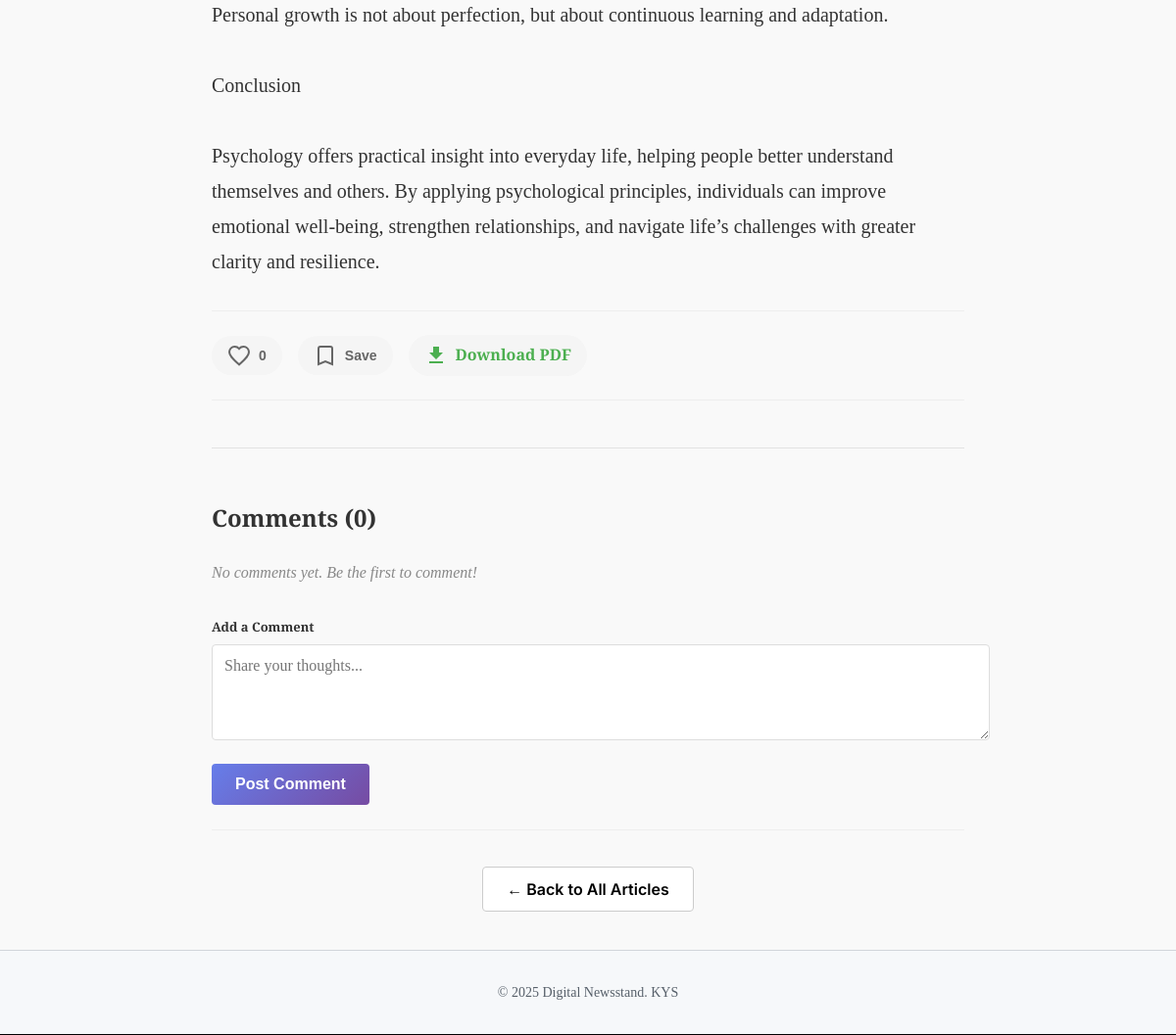
The app's page /index.php?page=article&id=10 (signed in, lower part), older data.
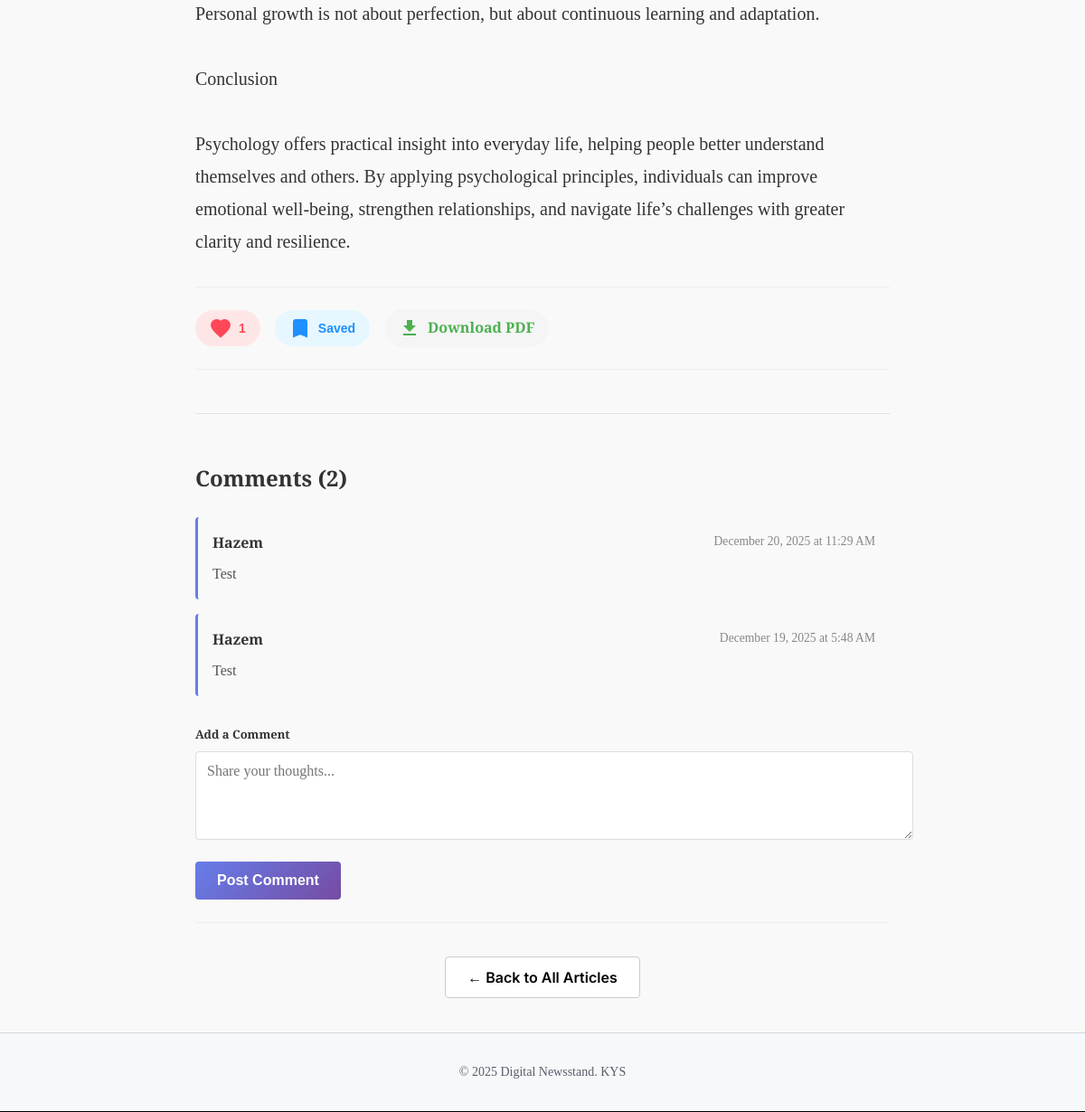
The same page, newer data.
### tables this page shows
CREATE TABLE `comments` (
  `id` int NOT NULL AUTO_INCREMENT,
  `user_id` int NOT NULL,
  `article_id` int NOT NULL,
  `content` text NOT NULL,
  `status` enum('pending','approved','flagged') DEFAULT 'pending',
  `created_at` timestamp NULL DEFAULT CURRENT_TIMESTAMP,
  PRIMARY KEY (`id`),
  KEY `user_id` (`user_id`),
  KEY `article_id` (`article_id`),
  CONSTRAINT `comments_ibfk_1` FOREIGN KEY (`user_id`) REFERENCES `users` (`id`) ON DELETE CASCADE,
  CONSTRAINT `comments_ibfk_2` FOREIGN KEY (`article_id`) REFERENCES `articles` (`id`) ON DELETE CASCADE
);

CREATE TABLE `users` (
  `id` int NOT NULL AUTO_INCREMENT,
  `username` varchar(50) NOT NULL,
  `email` varchar(100) NOT NULL,
  `password` varchar(255) NOT NULL,
  `created_at` timestamp NULL DEFAULT CURRENT_TIMESTAMP,
  `is_admin` tinyint(1) DEFAULT '0',
  `status` enum('active','suspended') DEFAULT 'active',
  PRIMARY KEY (`id`),
  UNIQUE KEY `username` (`username`),
  UNIQUE KEY `email` (`email`)
);

### src/Controllers/Article_C.php (called while the page is built, shortened)
<?php
require_once __DIR__ . '/../Models/Article.php';
require_once __DIR__ . '/../Models/User.php';
class ArticleController {
    private Article $articleModel;
    private User $userModel;
    public function __construct() {
        $this->articleModel = new Article();
        $this->userModel    = new User();
    }
    public function index() {
        $id = (int) $_GET['id'];
        $article = $this->articleModel->getById($id);
        $canAccess = true;
        $accessMessage = '';
        $sub = null;
        $subscription = null;
        if (($article['visibility'] ?? 'public') === 'subscribed') {
            if (!isset($_SESSION['user_id'])) {
                $canAccess = false;
                $accessMessage = "This article is for subscribers only. Please log in or subscribe.";
            } else {
                $sub = $this->userModel->getSubscription($_SESSION['user_id']);
            }
        }
        if (!$canAccess) {
             $displayArticle = $article;
             $displayArticle['is_blocked'] = true;
             $displayArticle['content'] = '<div class="alert alert-warning" style="margin: 20px 0; padding: 15px; background: #fff3cd; border: 1px solid #ffeeba; border-radius: 4px; color: #856404;">' . $accessMessage . ' <a href="?page=plans" style="font-weight: bold;">View Plans</a></div>';
        } else {
             $displayArticle = $article;
             $displayArticle['is_blocked'] = false;
             $subscription = $sub ?: ($this->userModel->getSubscription($_SESSION['user_id'] ?? 0));
        }
        require_once __DIR__ . '/../Models/Comment.php';
        $commentModel = new Comment();
        $comments = $commentModel->getByArticleId($id);
        $isLiked = false;
        $isSaved = false;
        $likeCount = 0;
        if (isset($_SESSION['user_id'])) {
            require_once __DIR__ . '/../Models/ArticleInteraction.php';
            $interactionModel = new ArticleInteraction();
            $isLiked = $interactionModel->isLiked($_SESSION['user_id'], $id);
            $isSaved = $interactionModel->isSaved($_SESSION['user_id'], $id);
            $likeCount = $interactionModel->getLikeCount($id);
        } else {
            require_once __DIR__ . '/../Models/ArticleInteraction.php';
            $interactionModel = new ArticleInteraction();
            $likeCount = $interactionModel->getLikeCount($id);
        }
        $canDownloadPdf = false;
        if (isset($_SESSION['user_id']) && $subscription) {
            require_once __DIR__ . '/../Models/Subscription.php';
            $subModel = new Subscription();
            $userPlan = $subModel->getPlanById($subscription['plan_id']);
            if ($userPlan && (float)$userPlan['price'] >= 29.99) {
                $canDownloadPdf = true;
            }
        }
        if (isset($_SESSION['user_id'])) {
             $activeSub = $this->userModel->getSubscription($_SESSION['user_id']);
             if ($activeSub && (!isset($activeSub['expires_at']) || strtotime($activeSub['expires_at']) > time())) {
                 require_once __DIR__ . '/../Models/Subscription.php';
             }
        }
        include VIEWS_PATH . 'Single.php';
    }
}

### src/index.php (called while the page is built, shortened)
<?php
require __DIR__ . '/config/DataBase_Connection.php';
require __DIR__ . '/core/Router.php';
require __DIR__ . '/Controllers/Article_C.php';
$selectedLang = $_SESSION['lang'] ?? 'en';
$page = $_GET['page'] ?? "";
Router::route($page, $selectedLang);

### src/Config/DataBase_Connection.php (called while the page is built)
<?php
if (!class_exists('Database')) {
class Database {
    private static $instance = null;
    private $host;
    private $db_name;
    private $username;
    private $password;
    public $conn = null;
    private function __construct() {
        $this->host = getenv('DB_HOST') ?: 'db';
        $this->db_name = getenv('DB_NAME') ?: 'News';
        $this->username = getenv('DB_USER') ?: 'Rain';
        $this->password = getenv('DB_PASS') ?: 'Sunny';
    }
    public static function getInstance(): Database {
        if (self::$instance === null) {
            self::$instance = new self();
        }
        return self::$instance;
    }
    public function connect() {
        if ($this->conn !== null) {
            return $this->conn;
        }
        try {
            $this->conn = new PDO(
                "mysql:host={$this->host};dbname={$this->db_name};charset=utf8",
                $this->username,
                $this->password
            );
            $this->conn->setAttribute(PDO::ATTR_ERRMODE, PDO::ERRMODE_EXCEPTION);
        } catch(PDOException $e) {
            die("Database Connection Error: " . $e->getMessage());
        }
        return $this->conn;
    }
}
}

### src/Models/Article.php (called while the page is built, shortened)
<?php
require_once __DIR__ . "/../Config/DataBase_Connection.php";
class Article {
    private PDO $conn;
    public function __construct() {
        $this->conn = Database::getInstance()->connect();
    }
    public function getById(int $id): ?array {
        $stmt = $this->conn->prepare("SELECT * FROM articles WHERE id = ?");
        $stmt->execute([$id]);
        $result = $stmt->fetch(PDO::FETCH_ASSOC);
        return $result ?: null;
    }
}

### src/Models/ArticleInteraction.php (called while the page is built, shortened)
<?php
require_once __DIR__ . "/../Config/DataBase_Connection.php";
class ArticleInteraction {
    private $conn;
    public function __construct() {
        $this->conn = Database::getInstance()->connect();
    }
    public function isLiked($userId, $articleId) {
        $stmt = $this->conn->prepare("SELECT id FROM article_likes WHERE user_id = ? AND article_id = ?");
        $stmt->execute([$userId, $articleId]);
        return $stmt->fetch() !== false;
    }
    public function getLikeCount($articleId) {
        $stmt = $this->conn->prepare("SELECT COUNT(*) as count FROM article_likes WHERE article_id = ?");
        $stmt->execute([$articleId]);
        $result = $stmt->fetch(PDO::FETCH_ASSOC);
        return (int)$result['count'];
    }
    public function isSaved($userId, $articleId) {
        $stmt = $this->conn->prepare("SELECT id FROM saved_articles WHERE user_id = ? AND article_id = ?");
        $stmt->execute([$userId, $articleId]);
        return $stmt->fetch() !== false;
    }
}

### src/Models/User.php (called while the page is built, shortened)
<?php
require_once __DIR__ . "/../config/DataBase_Connection.php";
class User {
    private $conn;
    public function __construct() {
        $this->conn = Database::getInstance()->connect();
    }
    public function getSubscription($userId) {
        try {
            $stmt = $this->conn->prepare("SELECT * FROM subscriptions WHERE user_id = ? AND (expires_at IS NULL OR expires_at > NOW()) ORDER BY id DESC LIMIT 1");
            $stmt->execute([$userId]);
            return $stmt->fetch(PDO::FETCH_ASSOC);
        } catch (PDOException $e) {
            return null;
        }
    }
}

### src/Models/Subscription.php (called while the page is built, shortened)
<?php
require_once __DIR__ . "/../config/DataBase_Connection.php";
class Subscription {
    private $conn;
    public function __construct() {
        $this->conn = Database::getInstance()->connect();
    }
    public function getPlanById($id) {
        $stmt = $this->conn->prepare("SELECT * FROM plans WHERE id = ?");
        $stmt->execute([$id]);
        return $stmt->fetch(PDO::FETCH_ASSOC);
    }
}

### src/Models/Comment.php (called while the page is built, shortened)
<?php
require_once __DIR__ . "/../config/DataBase_Connection.php";
class Comment {
    private $conn;
    public function __construct() {
        $this->conn = Database::getInstance()->connect();
    }
    public function getByArticleId($articleId) {
        $stmt = $this->conn->prepare("
            SELECT c.*, u.username
            FROM comments c
            LEFT JOIN users u ON c.user_id = u.id
            WHERE c.article_id = ? AND c.status = 'approved'
            ORDER BY c.created_at DESC
        ");
        $stmt->execute([$articleId]);
        return $stmt->fetchAll(PDO::FETCH_ASSOC);
    }
}

### src/Views/Articles/Single.php (the view, shortened to what the changed rows need)
<?php include __DIR__ . '/../Layout/Header.php'; ?>
<main class="container" style="max-width: 800px; padding-top: 2rem;">
    <article class="single-article">
        <?php if (empty($displayArticle['is_blocked'])): ?>
            <div class="article-actions" style="margin-top: 2rem; padding: 1.5rem 0; border-top: 1px solid #eee; border-bottom: 1px solid #eee; display: flex; gap: 1rem; align-items: center;">
                <button
                    id="like-btn"
                    data-article-id="<?= (int)$article['id'] ?>"
                    data-liked="<?= $isLiked ? 'true' : 'false' ?>"
                    style="background: none; border: none; cursor: pointer; display: flex; align-items: center; gap: 0.5rem; padding: 0.5rem 1rem; border-radius: 50px; transition: all 0.3s ease; <?= $isLiked ? 'background: #ffe6e6;' : 'background: #f5f5f5;' ?>"
                    onmouseover="this.style.transform='scale(1.05)'"
                    onmouseout="this.style.transform='scale(1)'"
                >
                    <svg id="heart-icon" width="24" height="24" viewBox="0 0 24 24" style="transition: all 0.3s ease;">
                        <path
                            d="M12 21.35l-1.45-1.32C5.4 15.36 2 12.28 2 8.5 2 5.42 4.42 3 7.5 3c1.74 0 3.41.81 4.5 2.09C13.09 3.81 14.76 3 16.5 3 19.58 3 22 5.42 22 8.5c0 3.78-3.4 6.86-8.55 11.54L12 21.35z"
                            fill="<?= $isLiked ? '#ff4757' : 'none' ?>"
                            stroke="<?= $isLiked ? '#ff4757' : '#666' ?>"
                            stroke-width="2"
                        />
                    </svg>
                    <span id="like-count" style="font-weight: bold; color: <?= $isLiked ? '#ff4757' : '#666' ?>;">
                        <?= $likeCount ?>
                    </span>
                </button>
                <button
                    id="save-btn"
                    data-article-id="<?= (int)$article['id'] ?>"
                    data-saved="<?= $isSaved ? 'true' : 'false' ?>"
                    style="background: none; border: none; cursor: pointer; display: flex; align-items: center; gap: 0.5rem; padding: 0.5rem 1rem; border-radius: 50px; transition: all 0.3s ease; <?= $isSaved ? 'background: #e6f7ff;' : 'background: #f5f5f5;' ?>"
                    onmouseover="this.style.transform='scale(1.05)'"
                    onmouseout="this.style.transform='scale(1)'"
                >
                    <svg width="24" height="24" viewBox="0 0 24 24">
                        <path
                            d="M17 3H7c-1.1 0-2 .9-2 2v16l7-3 7 3V5c0-1.1-.9-2-2-2z"
                            fill="<?= $isSaved ? '#1e90ff' : 'none' ?>"
                            stroke="<?= $isSaved ? '#1e90ff' : '#666' ?>"
                            stroke-width="2"
                        />
                    </svg>
                    <span style="font-weight: bold; color: <?= $isSaved ? '#1e90ff' : '#666' ?>;">
                        <?= $isSaved ? 'Saved' : 'Save' ?>
                    </span>
                </button>
                <?php if ($canDownloadPdf): ?>
                    <a href="?page=article_download_pdf&id=<?= (int)$article['id'] ?>"
                       target="_blank"
                       style="background: none; border: none; cursor: pointer; display: flex; align-items: center; gap: 0.5rem; padding: 0.5rem 1rem; border-radius: 50px; transition: all 0.3s ease; background: #f5f5f5; text-decoration: none; color: #666;"
                       onmouseover="this.style.transform='scale(1.05)'; this.style.background='#e8f5e9'"
                       onmouseout="this.style.transform='scale(1)'; this.style.background='#f5f5f5'">
                        <svg width="24" height="24" viewBox="0 0 24 24">
                            <path d="M19 9h-4V3H9v6H5l7 7 7-7zM5 18v2h14v-2H5z" fill="#4caf50"/>
                        </svg>
                        <span style="font-weight: bold; color: #4caf50;">Download PDF</span>
                    </a>
                <?php endif; ?>
            </div>
        <?php endif; ?>
    </article>
    <?php if (empty($displayArticle['is_blocked'])): ?>
        <div class="comments-section" style="margin-top: 3rem; padding-top: 2rem; border-top: 1px solid var(--border-light);">
            <h2 style="font-family: var(--font-serif); font-size: 1.5rem; margin-bottom: 1.5rem;">
                Comments (<?= count($comments) ?>)
            </h2>
            <?php if (!empty($comments)): ?>
                <div class="comments-list" style="margin-bottom: 2rem;">
                    <?php foreach ($comments as $comment): ?>
                        <div class="comment" style="padding: 1rem; margin-bottom: 1rem; background: #f9f9f9; border-left: 3px solid #667eea; border-radius: 4px;">
                            <div style="display: flex; justify-content: space-between; margin-bottom: 0.5rem;">
                                <strong style="color: #333;"><?= htmlspecialchars($comment['username'] ?? 'Anonymous') ?></strong>
                                <span style="color: #888; font-size: 0.85rem;"><?= date('F j, Y \a\t g:i A', strtotime($comment['created_at'])) ?></span>
                            </div>
                            <p style="margin: 0; color: #555; line-height: 1.6;"><?= nl2br(htmlspecialchars($comment['content'])) ?></p>
                        </div>
                    <?php endforeach; ?>
                </div>
            <?php else: ?>
                <p style="color: #888; font-style: italic; margin-bottom: 2rem;">No comments yet. Be the first to comment!</p>
            <?php endif; ?>
            <?php if (isset($_SESSION['user_id'])): ?>
                <form method="POST" action="index.php?page=comment_store" style="margin-top: 1.5rem;">
                    <div style="margin-bottom: 1rem;">
                        <label for="comment-content" style="display: block; margin-bottom: 0.5rem; font-weight: bold; color: #333;">
                            Add a Comment
                        </label>
                        <textarea
                            id="comment-content"
                            name="content"
                            rows="4"
                            required
                            style="width: 100%; padding: 0.75rem; border: 1px solid #ddd; border-radius: 4px; font-family: inherit; font-size: 1rem; resize: vertical;"
                            placeholder="Share your thoughts..."
                        ></textarea>
                    </div>
                    <button
                        type="submit"
                        style="background: linear-gradient(135deg, #667eea 0%, #764ba2 100%); color: white; border: none; padding: 0.75rem 1.5rem; border-radius: 4px; font-size: 1rem; font-weight: bold; cursor: pointer; transition: transform 0.2s;"
                        onmouseover="this.style.transform='translateY(-2px)'"
                        onmouseout="this.style.transform='translateY(0)'"
                    >
                        Post Comment
                    </button>
                </form>
            <?php endif; ?>
        </div>
    <?php endif; ?>
</main>
<?php include __DIR__ . '/../Layout/Footer.php'; ?>

Row changes from the older to the newer data that the page shows:
added comments: user.username "Hazem", created_at "December 20, 2025 at 11:29 AM", content "Test"
added comments: user.username "Hazem", created_at "December 19, 2025 at 5:48 AM", content "Test"
Text that changed along with them:
$likeCount: "0" → "1"
count($comments): "0" → "2"
text no longer shown: "Save No comments yet. Be the first to comment!"
text now shown: "Saved"
